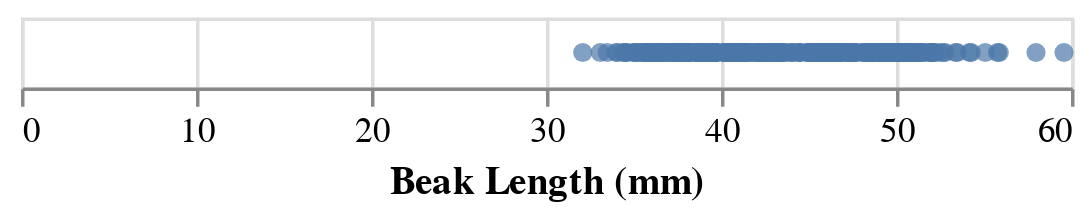

Notebook source saved alongside this figure:
### Markdown cell above
## Position on a Common Scale

### Code cell
alt.Chart(penguins).mark_circle().encode(
    x = 'Beak Length (mm)'
)

### Figure 1 — Vega-Lite specification as saved in the notebook (floating-point values rounded to 4 significant figures; data arrays with more than 128 entries replaced by an {"elided": "..."} marker saying what was removed)
{"config": {"view": {"continuousWidth": 300, "continuousHeight": 300}}, "data": {"name": "data-c46e1ab98ba3fb2ca8b5ae3c04ffafea"}, "mark": {"type": "circle"}, "encoding": {"x": {"field": "Beak Length (mm)", "type": "quantitative"}}, "$schema": "https://vega.github.io/schema/vega-lite/v6.1.0.json", "datasets": {"data-c46e1ab98ba3fb2ca8b5ae3c04ffafea": {"elided": "344 records"}}}
